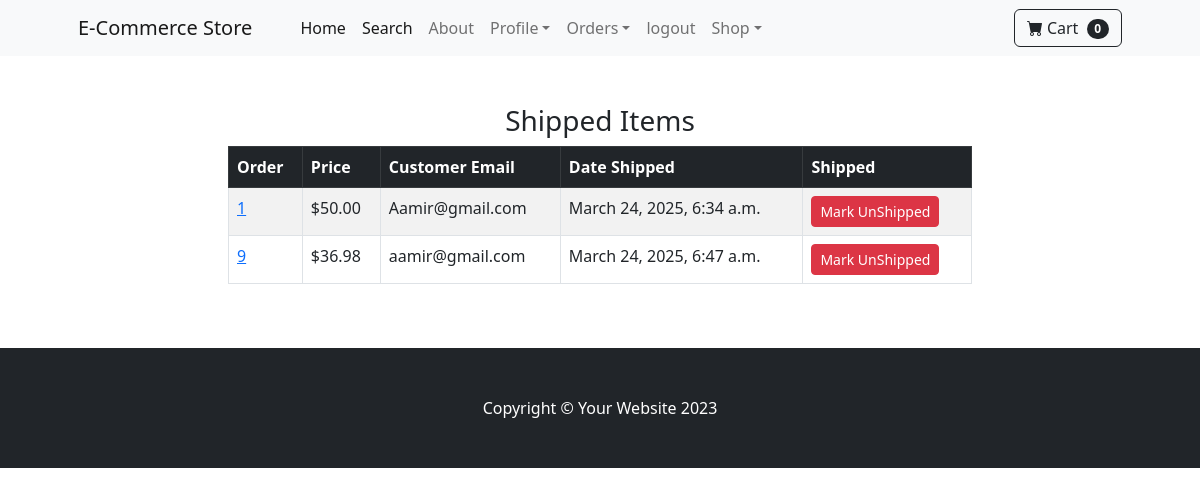
The page /payment/shipped_dash (signed in) on the database its author committed.
### payment/models.py (models this page shows, shortened)
class Order(models.Model):
    user = models.ForeignKey(User, on_delete=models.CASCADE, null=True, blank=True)
    full_name = models.CharField(max_length=250)
    email = models.EmailField(max_length=250)
    shipping_address = models.TextField(max_length=15000)
    amount_paid = models.DecimalField(max_digits=7, decimal_places=2)
    date_ordered = models.DateTimeField(auto_now_add=True)
    shipped = models.BooleanField(default=False)
    date_shipped = models.DateTimeField(blank=True, null=True)

### payment/views.py (the view, shortened to what this page needs)
# urls.py: path('shipped_dash', views.shipped_dash, name='shipped_dash'),
def shipped_dash(request):
    if request.user.is_authenticated and request.user.is_superuser:
      orders = Order.objects.filter(shipped=True)
      return render(request, 'payment/shipped_dash.html', {"orders":orders})
    else:
     messages.success(request, "Access Denied")
     return redirect('home')

### cart/cart.py (called while the page is built)
    def __len__(self):
        return len(self.cart)

### cart/context_processor.py (called while the page is built)
def cart(request):
    return {'cart': Cart(request)}

### payment/templates/payment/shipped_dash.html (shortened to what this page needs)
{% extends 'base.html' %}
{% block content %}
        <div class="container">
        	<div class="row">
        		<center>
        			<div class="col-8">
        				<br/><br/>
                        <h3> Shipped Items</h3>
                        <table class="table table-striped table-hover table-bordered">
                            <thead class="table-dark">
                              <tr>
                                <th scope="col">Order</th>
                                <th scope="col">Price</th>
                                <th scope="col">Customer Email</th>
                                <th scope="col">Date Shipped</th>
                                <th scope="col">Shipped </th>
                              </tr>
                            </thead>
                            <tbody>
                                {% for item in orders %}
                              <tr>
                                <td><a href="{% url 'orders' item.id %}">{{ item.id }}</a></td>
                                <td>${{ item.amount_paid }}</td>
                                <td>{{ item.email }}</td>
                                <td>{{ item.date_shipped }}</td>
                                <td>
                                    <form method="POST">
                                        <button type ="submit" class ="btn btn-danger btn-sm"> Mark UnShipped</button>
                                    </form>
                                </td>
                              </tr>
                              {% endfor %}
                            </tbody>
                          </table>
<br/><br/>
        			</div>
        		</center>
        	</div>
        </div>
{% endblock %}

### rows shown on the page
Order: id "1", amount_paid "50.00", email "Aamir@gmail.com", date_shipped "March 24, 2025, 6:34 a.m."
Order: id "9", amount_paid "36.98", email "aamir@gmail.com", date_shipped "March 24, 2025, 6:47 a.m."

### other values the page prints
{{ cart|length }} "0"
